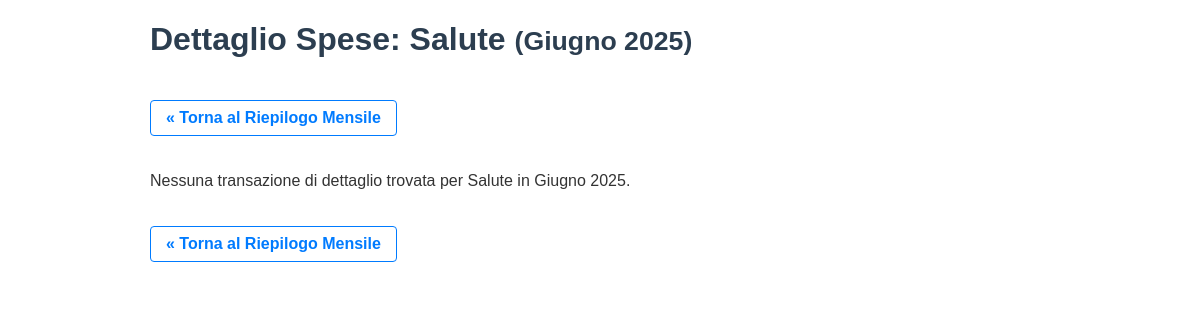
The app's page /dettagli_spese/2025/6/Salute, older data.
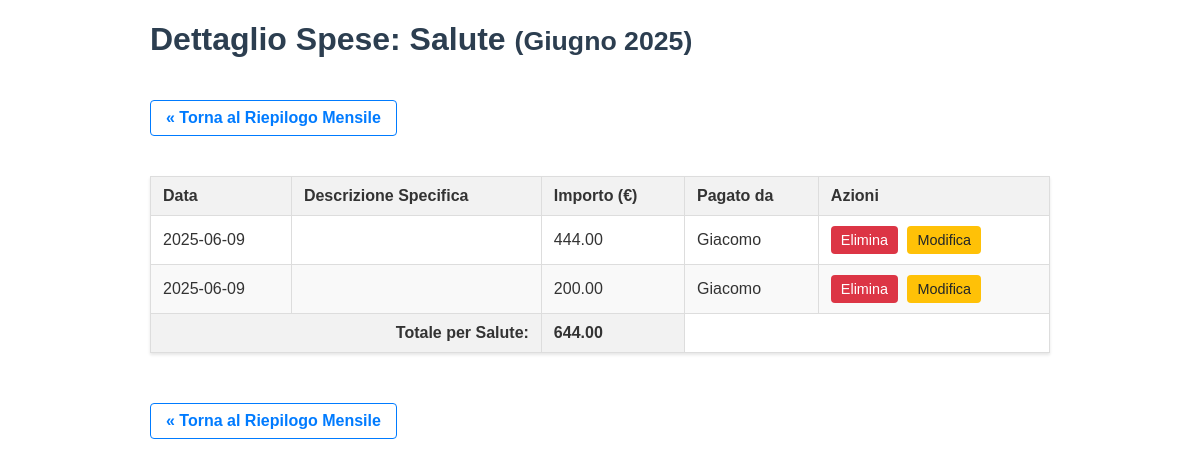
The same page, newer data.
### tables this page shows
CREATE TABLE spese (
    id INTEGER PRIMARY KEY AUTOINCREMENT,
    data TEXT NOT NULL,
    descrizione TEXT NOT NULL,
    categoria TEXT NOT NULL,
    importo REAL NOT NULL,
    pagato_da TEXT NOT NULL,
    timestamp DATETIME DEFAULT CURRENT_TIMESTAMP
);

### app.py (the view)
@app.route('/dettagli_spese/<int:anno>/<int:mese>/<path:nome_categoria>')
def dettagli_categoria_mese(anno, mese, nome_categoria):
    transazioni_dettaglio = []; nome_mese_format = f"{MESI_ITALIANI.get(mese, '')} {anno}"; totale_categoria = 0.0; db = None
    try:
        db = get_db()
        anno_mese_str = f"{anno:04d}-{mese:02d}"
        cursore = db.execute('SELECT id, data, descrizione, importo, pagato_da FROM spese WHERE strftime("%Y-%m", data) = ? AND categoria = ? ORDER BY data DESC, id DESC', (anno_mese_str, nome_categoria))
        transazioni_dettaglio = cursore.fetchall()
        for transazione in transazioni_dettaglio: totale_categoria += transazione['importo']
    except sqlite3.Error as e: flash(f"Errore caricamento dettagli per '{nome_categoria}': {e}", "danger"); return redirect(url_for('index', anno=anno, mese=mese))
    finally:
        if db: db.close()
    return render_template('dettagli_categoria_mese.html', titolo_pagina=f"Dettaglio Spese: {nome_categoria}", nome_categoria=nome_categoria, nome_mese=nome_mese_format, transazioni=transazioni_dettaglio, totale_categoria_mese=totale_categoria, current_anno=anno, current_mese=mese, datetime=datetime)

### app.py (called while the page is built)
def get_db():
    db = sqlite3.connect(DATABASE)
    db.row_factory = sqlite3.Row
    return db

### templates/dettagli_categoria_mese.html (shortened to what this page needs)
<!DOCTYPE html>
<html lang="it">
<head>
</head>
<body>
    <div class="container">
        <h1>{{ titolo_pagina }} <small>({{ nome_mese }})</small></h1>
        <a href="{{ url_for('index', anno=current_anno, mese=current_mese) }}" class="link-torna">&laquo; Torna al Riepilogo Mensile</a>
        {% if transazioni %}
            <table>
                <thead>
                    <tr>
                        <th>Data</th>
                        <th>Descrizione Specifica</th>
                        <th>Importo (€)</th>
                        <th>Pagato da</th>
                        <th>Azioni</th>
                    </tr>
                </thead>
                <tbody>
                    {% for transazione in transazioni %}
                    <tr>
                        <td>{{ transazione.data }}</td>
                        <td>{{ transazione.descrizione }}</td>
                        <td>{{ "%.2f"|format(transazione.importo) }}</td>
                        <td>{{ transazione.pagato_da }}</td>
                        <td>
                            <form class="action-form" action="{{ url_for('elimina_spesa', spesa_id=transazione.id) }}" method="post">
                                <button type="submit" class="action-button-delete" onclick="return confirm('Sei sicuro di voler eliminare questa spesa?');">
                                    Elimina
                                </button>
                            </form>
                            <a href="{{ url_for('modifica_spesa_form', spesa_id=transazione.id) }}" class="action-link-edit">
                                Modifica
                            </a>
                        </td>
                    </tr>
                    {% endfor %}
                </tbody>
                <tfoot>
                    <tr>
                        <th colspan="2" style="text-align:right;">Totale per {{ nome_categoria }}:</th>
                        <th>{{ "%.2f"|format(totale_categoria_mese) }}</th>
                        <td colspan="2"></td>
                    </tr>
                </tfoot>
            </table>
        {% else %}
            <p>Nessuna transazione di dettaglio trovata per {{ nome_categoria }} in {{ nome_mese }}.</p>
        {% endif %}
        <a href="{{ url_for('index', anno=current_anno, mese=current_mese) }}" class="link-torna">&laquo; Torna al Riepilogo Mensile</a>
    </div>
</body>
</html>

### templates/dettagli_categoria_mese.html (style rules this page uses)
body { font-family: sans-serif; margin: 20px; color: #333; }
.container { max-width: 900px; margin: auto; }
h1, h2 { color: #2c3e50; }
table { width: 100%; border-collapse: collapse; margin-top: 20px; margin-bottom: 30px; box-shadow: 0 2px 3px rgba(0,0,0,0.1); }
th, td { border: 1px solid #ddd; padding: 10px 12px; text-align: left; vertical-align: middle; }
th { background-color: #f2f2f2; font-weight: bold; }
tr:nth-child(even) { background-color: #f9f9f9; }
.action-form { display: inline; margin-right: 5px; }
.action-button-delete { background-color: #dc3545; color: white; padding: 6px 10px; border: none; border-radius: 4px; cursor: pointer; font-size: 0.9em; text-decoration: none; }
.action-link-edit { background-color: #ffc107; color: #212529; padding: 6px 10px; border-radius: 4px; text-decoration: none; font-size: 0.9em; display: inline-block; line-height: normal; }
.link-torna { display: inline-block; margin-top: 20px; margin-bottom: 20px; color: #007bff; text-decoration: none; font-weight: bold; padding: 8px 15px; border: 1px solid #007bff; border-radius: 4px; }

Row changes from the older to the newer data that the page shows:
added spese: importo "444.00"
added spese: importo "200.00"
Text that changed along with them:
{{ nome_categoria }}: (not shown) → "Salute"
{{ "%.2f"|format(totale_categoria_mese) }}: (not shown) → "644.00"
{{ nome_categoria }}: "Salute" → (not shown)
{{ nome_mese }}: "Giugno 2025" → (not shown)
text no longer shown: "Nessuna transazione di dettaglio trovata per in ."
text now shown: "Data Descrizione Specifica Importo (€) Pagato da Azioni Totale per :"
